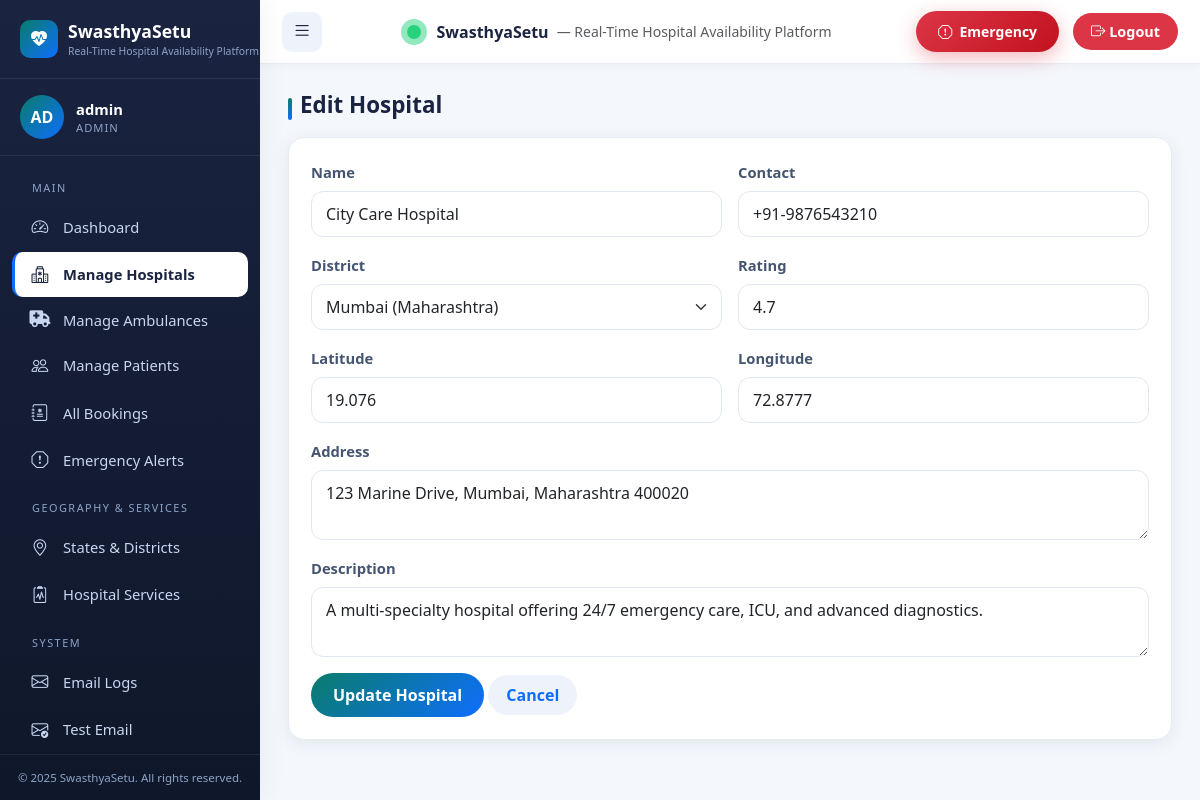
The app's page /admin/hospitals/edit/1 (signed in) with its own data.
### app.py (models this page shows, shortened)
class SiteContent(db.Model):
    __tablename__ = 'site_content'
    id = db.Column(db.Integer, primary_key=True)
    key = db.Column(db.String(100), unique=True, nullable=False)
    value = db.Column(db.Text, nullable=False)
    description = db.Column(db.String(255))

class User(UserMixin, db.Model):
    __tablename__ = 'users'
    id = db.Column(db.Integer, primary_key=True)
    email = db.Column(db.String(120), unique=True, nullable=False, index=True)
    password_hash = db.Column(db.String(255), nullable=False)
    role = db.Column(db.String(20), nullable=False)  # admin, hospital, patient
    is_active = db.Column(db.Boolean, default=True)
    is_approved = db.Column(db.Boolean, default=False)
    created_at = db.Column(db.DateTime, default=datetime.utcnow)
    unique_id = db.Column(db.String(20), unique=True, nullable=True)
    hospital_profile = db.relationship('HospitalProfile', backref='user', uselist=False)
    patient_profile = db.relationship('PatientProfile', backref='user', uselist=False)
    bookings = db.relationship('Booking', foreign_keys='Booking.patient_id', backref='patient')
    @property
    def display_name(self):
        if self.role == 'hospital' and self.hospital_profile:
            return self.hospital_profile.hospital_name
        if self.role == 'patient' and self.patient_profile:
            return self.patient_profile.full_name
        return self.email.split('@')[0]
    @property
    def initials(self):
        name = self.display_name or self.email
        parts = name.split()
        if len(parts) >= 2:
            return (parts[0][0] + parts[1][0]).upper()
        return name[:2].upper()

class HospitalProfile(db.Model):
    __tablename__ = 'hospital_profiles'
    id = db.Column(db.Integer, primary_key=True)
    user_id = db.Column(db.Integer, db.ForeignKey('users.id'), unique=True, nullable=False)
    hospital_name = db.Column(db.String(200), nullable=False)
    address = db.Column(db.Text, nullable=False)
    contact_number = db.Column(db.String(20), nullable=False)
    district_id = db.Column(db.Integer, db.ForeignKey('districts.id'), nullable=False)
    description = db.Column(db.Text)
    logo_filename = db.Column(db.String(200), nullable=True)
    hospital_image = db.Column(db.String(200), nullable=True)
    license_number = db.Column(db.String(100))
    category = db.Column(db.String(100))
    rating = db.Column(db.Float, default=4.5)
    latitude = db.Column(db.Float, default=19.0760)
    longitude = db.Column(db.Float, default=72.8777)
    created_at = db.Column(db.DateTime, default=datetime.utcnow)
    beds = db.relationship('Bed', backref='hospital', lazy=True, cascade='all, delete-orphan')
    bookings = db.relationship('Booking', backref='hospital')
    ambulances = db.relationship('Ambulance', backref='hospital', lazy=True, cascade='all, delete-orphan')
    services = db.relationship('HospitalService', backref='hospital', lazy=True, cascade='all, delete-orphan')

### app.py (the view, shortened to what this page needs)
@app.route('/admin/hospitals/edit/<int:hospital_id>', methods=['GET', 'POST'])
@login_required
@role_required('admin')
def admin_edit_hospital(hospital_id):
    hospital = HospitalProfile.query.get_or_404(hospital_id)
    class EditHospitalForm(FlaskForm):
        hospital_name = StringField('Hospital Name', validators=[DataRequired()])
        address = TextAreaField('Address', validators=[DataRequired()])
        contact_number = StringField('Contact Number', validators=[DataRequired()])
        district_id = SelectField('District', coerce=int, validators=[DataRequired()])
        description = TextAreaField('Description')
        latitude = FloatField('Latitude', validators=[Optional()])
        longitude = FloatField('Longitude', validators=[Optional()])
        rating = FloatField('Rating', validators=[Optional(), NumberRange(min=0, max=5)])
        submit = SubmitField('Update Hospital')
    form = EditHospitalForm(obj=hospital)
    form.district_id.choices = [(d.id, f"{d.name} ({d.state.name})") for d in District.query.all()]
    return render_template('admin/edit_hospital.html', form=form, hospital=hospital)

### app.py
    class EditHospitalForm(FlaskForm):
        hospital_name = StringField('Hospital Name', validators=[DataRequired()])
        address = TextAreaField('Address', validators=[DataRequired()])
        contact_number = StringField('Contact Number', validators=[DataRequired()])
        district_id = SelectField('District', coerce=int, validators=[DataRequired()])
        description = TextAreaField('Description')
        latitude = FloatField('Latitude', validators=[Optional()])
        longitude = FloatField('Longitude', validators=[Optional()])
        rating = FloatField('Rating', validators=[Optional(), NumberRange(min=0, max=5)])
        submit = SubmitField('Update Hospital')

### app.py (called while the page is built)
def role_required(*roles):
    def decorator(f):
        @wraps(f)
        def decorated(*args, **kwargs):
            if not current_user.is_authenticated:
                flash('Please login to access this page.', 'warning')
                return redirect(url_for('login'))
            if current_user.role not in roles:
                flash("You don't have permission to access this page.", 'danger')
                return redirect(url_for('index'))
            return f(*args, **kwargs)
        return decorated
    return decorator

### templates/admin/edit_hospital.html
{% extends 'base.html' %}
{% block content %}
<h2 class="section-title">Edit Hospital</h2>
<div class="card-soft">
  <form method="post">{{ form.hidden_tag() }}
    <div class="row g-3">
      <div class="col-md-6"><label class="form-label">Name</label>{{ form.hospital_name(class='form-control') }}</div>
      <div class="col-md-6"><label class="form-label">Contact</label>{{ form.contact_number(class='form-control') }}</div>
      <div class="col-md-6"><label class="form-label">District</label>{{ form.district_id(class='form-select') }}</div>
      <div class="col-md-6"><label class="form-label">Rating</label>{{ form.rating(class='form-control', step='0.1') }}</div>
      <div class="col-md-6"><label class="form-label">Latitude</label>{{ form.latitude(class='form-control', step='any') }}</div>
      <div class="col-md-6"><label class="form-label">Longitude</label>{{ form.longitude(class='form-control', step='any') }}</div>
      <div class="col-12"><label class="form-label">Address</label>{{ form.address(class='form-control', rows=2) }}</div>
      <div class="col-12"><label class="form-label">Description</label>{{ form.description(class='form-control', rows=2) }}</div>
      <div class="col-12"><button class="btn btn-primary">Update Hospital</button> <a class="btn btn-soft" href="{{ url_for('admin_hospitals') }}">Cancel</a></div>
    </div>
  </form>
</div>
{% endblock %}

### templates/base.html (shortened to what this page needs)
<!doctype html>
<html lang="en">
<head>
  <link href="https://cdn.jsdelivr.net/npm/bootstrap@5.3.3/dist/css/bootstrap.min.css" rel="stylesheet">
  <link rel="stylesheet" href="https://cdn.jsdelivr.net/npm/bootstrap-icons@1.11.3/font/bootstrap-icons.css">
  <link rel="stylesheet" href="https://cdnjs.cloudflare.com/ajax/libs/font-awesome/6.5.2/css/all.min.css">
  <link rel="stylesheet" href="https://cdnjs.cloudflare.com/ajax/libs/animate.css/4.1.1/animate.min.css">
  <link rel="stylesheet" href="https://unpkg.com/leaflet@1.9.4/dist/leaflet.css">
  <link href="{{ url_for('static', filename='css/main.css') }}" rel="stylesheet">
  <link href="{{ url_for('static', filename='css/sidebar.css') }}" rel="stylesheet">
  <link href="{{ url_for('static', filename='css/dashboard.css') }}" rel="stylesheet">
</head>
<body>
  {% if current_user.is_authenticated %}
  <div class="layout">
    <aside class="sidebar" id="sidebar">
      <div class="sidebar-brand">
        <div class="brand-icon"><i class="bi bi-heart-pulse-fill"></i></div>
        <div>
          <span class="brand-text">{{ APP_NAME }}</span>
          <span class="brand-sub">{{ APP_TAGLINE }}</span>
        </div>
      </div>
      <div class="user-card">
        <div class="avatar">{{ current_user.initials }}</div>
        <div class="info">
          <div class="name">{{ current_user.display_name }}</div>
          <div class="role">{{ current_user.role }}</div>
        </div>
      </div>
      <nav class="sidebar-nav">
        {% set ep = request.endpoint or '' %}
        {% if current_user.role == 'admin' %}
          <div class="sidebar-section-label">Main</div>
          <ul>
            <li><a href="{{ url_for('admin_dashboard') }}" class="{{ 'active' if ep=='admin_dashboard' else '' }}"><i class="bi bi-speedometer2"></i><span>Dashboard</span></a></li>
            <li><a href="{{ url_for('admin_hospitals') }}" class="{{ 'active' if 'hospital' in ep and 'admin' in ep else '' }}"><i class="bi bi-hospital"></i><span>Manage Hospitals</span></a></li>
            <li><a href="{{ url_for('admin_ambulances') }}" class="{{ 'active' if ep=='admin_ambulances' else '' }}"><i class="fa-solid fa-truck-medical"></i><span>Manage Ambulances</span></a></li>
            <li><a href="{{ url_for('admin_patients') }}" class="{{ 'active' if 'patient' in ep else '' }}"><i class="bi bi-people"></i><span>Manage Patients</span></a></li>
            <li><a href="{{ url_for('admin_bookings') }}" class="{{ 'active' if ep=='admin_bookings' else '' }}"><i class="bi bi-journal-medical"></i><span>All Bookings</span></a></li>
            <li><a href="{{ url_for('admin_emergency_alerts') }}" class="{{ 'active' if ep=='admin_emergency_alerts' else '' }}"><i class="bi bi-exclamation-octagon"></i><span>Emergency Alerts</span></a></li>
          </ul>
          <div class="sidebar-section-label">Geography & Services</div>
          <ul>
            <li><a href="{{ url_for('manage_states') }}" class="{{ 'active' if ep in ['manage_states','manage_districts'] else '' }}"><i class="bi bi-geo-alt"></i><span>States & Districts</span></a></li>
            <li><a href="{{ url_for('admin_hospital_services') }}" class="{{ 'active' if ep=='admin_hospital_services' else '' }}"><i class="bi bi-clipboard2-pulse"></i><span>Hospital Services</span></a></li>
          </ul>
          <div class="sidebar-section-label">System</div>
          <ul>
            <li><a href="{{ url_for('admin_emails') }}" class="{{ 'active' if 'email' in ep and ep != 'admin_test_email' else '' }}"><i class="bi bi-envelope"></i><span>Email Logs</span></a></li>
            <li><a href="{{ url_for('admin_test_email') }}" class="{{ 'active' if ep=='admin_test_email' else '' }}"><i class="bi bi-envelope-check"></i><span>Test Email</span></a></li>
          </ul>
        {% endif %}
      </nav>
      <div class="sidebar-footer">{{ APP_COPYRIGHT }}</div>
    </aside>
    <div class="main-area">
      <header class="topbar">
        <button class="toggle-btn" id="sidebarToggle" aria-label="Toggle sidebar"><i class="bi bi-list"></i></button>
        <div class="d-flex align-items-center gap-2">
          <span class="brand-pulse"></span>
          <strong>{{ APP_NAME }}</strong>
          <span class="text-muted small d-none d-md-inline">— {{ APP_TAGLINE }}</span>
        </div>
        <div class="topbar-right">
          <button type="button"
                  class="btn btn-emergency btn-sm d-none d-sm-inline-flex emergency-modal-trigger"
                  data-bs-toggle="modal" data-bs-target="#emergencyModal">
            <i class="bi bi-exclamation-octagon"></i>&nbsp; Emergency
          </button>
          <a class="logout-btn" href="{{ url_for('logout') }}"><i class="bi bi-box-arrow-right"></i> Logout</a>
        </div>
      </header>
      <main class="content">
        {% block content %}{% endblock %}
      </main>
    </div>
  </div>
  {% endif %}
</body>
</html>

### static/css/main.css (style rules this page uses)
:root { --primary: #0a7c6b; --primary-dark: #086053; --primary-light: #1aa28d; --accent: #0d6efd; --emergency: #dc3545; --success: #198754; --warning: #ffc107; --info: #0dcaf0; --sidebar-bg: #1a2340; --sidebar-bg-2: #0f172a; --sidebar-text: #c8d6f0; --sidebar-text-muted: #8da3c8; --body-bg: #f4f7fc; --card-bg: #ffffff; --text: #1a2340; --text-muted: #6c757d; --border: #e7ecf3; --radius: 16px; --shadow: 0 4px 18px rgba(15, 23, 42, 0.07); --shadow-hover: 0 10px 28px rgba(15, 23, 42, 0.13); }
* { box-sizing: border-box; }
body { font-family: 'Segoe UI', system-ui, -apple-system, 'Helvetica Neue', Arial, sans-serif; background: var(--body-bg); color: var(--text); margin: 0; padding: 0; min-height: 100vh; }
a { color: var(--accent); text-decoration: none; }
.btn-primary { background: linear-gradient(135deg, var(--primary), var(--accent)); border: none; border-radius: 30px; padding: 10px 22px; font-weight: 600; color: #fff; transition: all .2s; }
.btn-emergency { background: linear-gradient(135deg, #dc3545, #c1121f); border: none; border-radius: 30px; padding: 10px 22px; font-weight: 700; color: #fff; box-shadow: 0 6px 20px rgba(220, 53, 69, 0.35); }
.btn-soft { background: #eef3fb; color: var(--accent); border: none; border-radius: 30px; padding: 8px 18px; font-weight: 600; }
.card-soft { background: var(--card-bg); border-radius: var(--radius); border: 1px solid var(--border); box-shadow: var(--shadow); padding: 22px; transition: box-shadow .2s, transform .2s; }
.section-title { font-weight: 700; font-size: 1.4rem; color: var(--text); margin-bottom: 18px; position: relative; padding-left: 12px; }
.section-title::before { content: ''; position: absolute; left: 0; top: 6px; height: 22px; width: 4px; background: linear-gradient(180deg, var(--primary), var(--accent)); border-radius: 4px; }
.brand-pulse { display: inline-block; width: 14px; height: 14px; background: #28d17c; border-radius: 50%; margin-right: 8px; position: relative; vertical-align: middle; }
.brand-pulse::after { content: ''; position: absolute; inset: -6px; border-radius: 50%; background: rgba(40, 209, 124, 0.5); animation: pulse 1.6s infinite; }
.form-control, .form-select { border-radius: 12px; padding: 10px 14px; border: 1.5px solid #e1e7f0; transition: border-color .2s, box-shadow .2s; }
.form-label { font-weight: 600; color: #455571; font-size: .92rem; }

### records on screen
SiteContent: value "Real-Time Hospital Availability Platform"
User: initials "AD", display_name "admin", role "ADMIN"
HospitalProfile: hospital_name "City Care Hospital", contact_number "+91-9876543210", district_id "Mumbai (Maharashtra)", rating "4.7", latitude "19.076", longitude "72.8777", address "123 Marine Drive, Mumbai, Maharashtra 400020", description "A multi-specialty hospital offering 24/7 emergency care, ICU, and advanced diagnostics."

### other values on screen
{{ APP_NAME }} "SwasthyaSetu"
{{ APP_COPYRIGHT }} "© 2025 SwasthyaSetu. All rights reserved."
